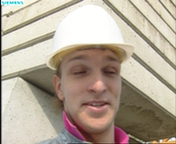
#> input picture HW2/foreman_qcif_0_rgb.bmp, 176 x 144 px
$ python question_2.py
#> lines starting #> are read from the running program, lines starting #| are printed output that depends on the picture
#> further down, current_frame is the input picture: shape (144, 176, 3); mean B, G, R 151.5, 167.3, 179.7
### HW2/function.py
import cv2 as cv
import numpy as np

def RGB2Ycbcr(img_rgb):
    filter = np.array([[0.183,0.614,0.062],
                        [-0.101,-0.339,0.439],
                        [0.439,-0.399,-0.040]])
    # BGR to RGB
    bgr = img_rgb.astype(np.double)
    bgr = img_rgb
    rgb = cv.merge((bgr[:,:,2], bgr[:,:,1], bgr[:,:,0]))
    img_Ycbcr = rgb.dot(filter.T)
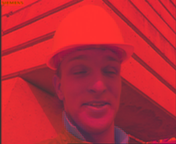
#> img_Ycbcr: shape (144, 176, 3) float64; mean R, G, B 145, -8.3, 6.1; drawn with min black and max white
    img_Ycbcr[:,:,0] += 16
    img_Ycbcr[:,:,[1,2]] += 128
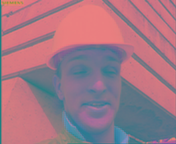
#> img_Ycbcr: shape (144, 176, 3) float64; mean R, G, B 161, 119.7, 134.1
    img_Ycbcr = img_Ycbcr.astype(np.uint8)
    return img_Ycbcr

def SAD_block(current_block, search_block):
    if current_block.shape != search_block.shape:
        raise Exception("SAD_block : current_block.shape "+str(current_block.shape)+"!= "+str(search_block.shape)+"search_block.shape")
    return np.sum(np.abs(search_block - current_block))

# [15 lines left out: function Full_search, not called in this run]
def intra_prediction(pixel_block, mode):
    # 定义像素块的大小和模式
    block_size = pixel_block.shape[0]
    assert block_size == pixel_block.shape[1]

    # 创建一个空的预测块
    predicted_block = np.zeros((block_size, block_size))

    if mode == 2:
        # Mode 2: DC prediction (平均值预测)
        dc_value = np.mean(np.concatenate((pixel_block[0][1:],pixel_block[1:,0])))
        predicted_block.fill(dc_value)

    elif mode == 1:
        # Mode 1: 垂直预测
        for i in range(block_size):
            predicted_block[:, i] = pixel_block[:, 0]

    elif mode == 0:
        # Mode 0: 水平预测
        for i in range(block_size):
            predicted_block[i, :] = pixel_block[0, :]

    elif mode == 4:
        # Mode 4: 左上角像素预测
        predicted_block = pixel_block.copy()
        for i in range(1,block_size):
            for j in range(1,block_size):
                if i ==  j :
                    predicted_block[i, j] = predicted_block[0, 0]
                else:
                    predicted_block[i, j] = predicted_block[i-1, j-1]

    # 返回预测块
    return predicted_block[1:,1:]

def prediction_mode(block):
    mode_0 = SAD_block(block[1:,1:],intra_prediction(block,0))
    mode_1 = SAD_block(block[1:,1:],intra_prediction(block,1))
    mode_2 = SAD_block(block[1:,1:],intra_prediction(block,2))
    mode_4 = SAD_block(block[1:,1:],intra_prediction(block,4))
    # print(block[1:,1:])
    # print(intra_prediction(block,4))
    # print([mode_0,mode_1,mode_2,mode_4])
    min = np.argmin([mode_0,mode_1,mode_2,mode_4])
    # print(min)
    if min == 3:
        return 4
    else:
        return min

def zero_padding(image, padding):
    padded_image = np.pad(image, ((padding, padding), (padding, padding)), mode='constant')
    return padded_image

### HW2/question_2.py
import cv2 as cv
from function import *

current_frame = cv.imread("foreman_qcif_0_rgb.bmp")
current_frame_Ycbcr = RGB2Ycbcr(current_frame)
current_frame_Y, current_frame_cb, current_frame_cr = cv.split(current_frame_Ycbcr)
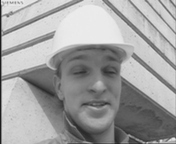
#> current_frame_Y: shape (144, 176); min 24, max 235, mean 160.6
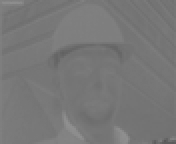
#> current_frame_cb: shape (144, 176); min 88, max 144, mean 119.2
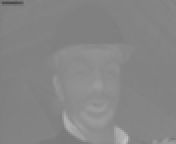
#> current_frame_cr: shape (144, 176); min 75, max 195, mean 133.6
cv.imshow("y",current_frame_Y)
block_size = 16
height, width = current_frame_Y.shape
#> height = 144; width = 176
num_blocks_x = width//block_size
#> num_blocks_x = 11
num_blocks_y = height//block_size
#> num_blocks_y = 9
print(num_blocks_x,num_blocks_y)
#| 11 9
idx = 0
q2_MV=[]
# (a)
for i in range(num_blocks_y):
    for j in range(num_blocks_x):
        x = j * block_size
        y = i * block_size
        if (x == 0) and (y == 0):
            q2_MV.append([idx, -1])
        elif (y == 0):
            q2_MV.append([idx, 1])
        elif (x == 0):
            q2_MV.append([idx, 0])
        else:
            block = current_frame_Y[y-1:y+block_size, x-1:x+block_size]
            block_points = [x,y]
            q2_MV.append([idx,prediction_mode(block)])

        idx += 1
print('-------MV.txt---------')
for i in q2_MV:
    print('Block '+str(i[0])+' - '+str(i[1]))
#> this loop made 99 passes
#> i on passes 1 to 12: [0, -1], [1, 1], [2, 1], [3, 1], [4, 1], [5, 1], [6, 1], [7, 1], [8, 1], [9, 1], [10, 1], [11, 0]
#| Block 0 - -1
#| Block 1 - 1
#| Block 2 - 1
#| Block 3 - 1
#| Block 4 - 1
#| Block 5 - 1
#| Block 6 - 1
#| Block 7 - 1
#> (further printed lines are left out)
print('----------------------')
with open('q2_MV.txt','w') as f:
    for mv in q2_MV:
        f.writelines('Block '+str(mv[0])+' - '+str(mv[1])+'\n')
#> this loop made 99 passes
# (b)
collage = np.zeros((height,width))

count_b = 0
for i in range(num_blocks_y):
    for j in range(num_blocks_x):
        x = j * block_size
        y = i * block_size
        padded_img = zero_padding(current_frame_Y,1)
        match_block = padded_img[y:y+block_size+1, x:x+block_size+1]
        if q2_MV[count_b][1] != -1:
            collage[y:y+block_size, x:x+block_size] = intra_prediction(match_block,q2_MV[count_b][1])
        # np.copyto(roi,match_block)
        count_b +=1
#> this loop made 9 passes
#> pass 1, in zero_padding, `padded_image = np.pad(image, ((padding, padding), (padding, padding)),..`:
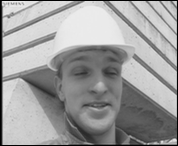
#> padded_image: shape (146, 178); min 0, max 235, mean 156.6
#> after the loop:
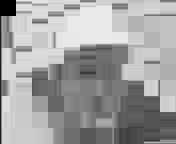
#> collage: shape (144, 176) float64; min 0, max 235, mean 160.4

cv.imshow("collage", collage.astype(np.uint8))
cv.imwrite("q2_collage.png", collage)
cv.waitKey(0)
